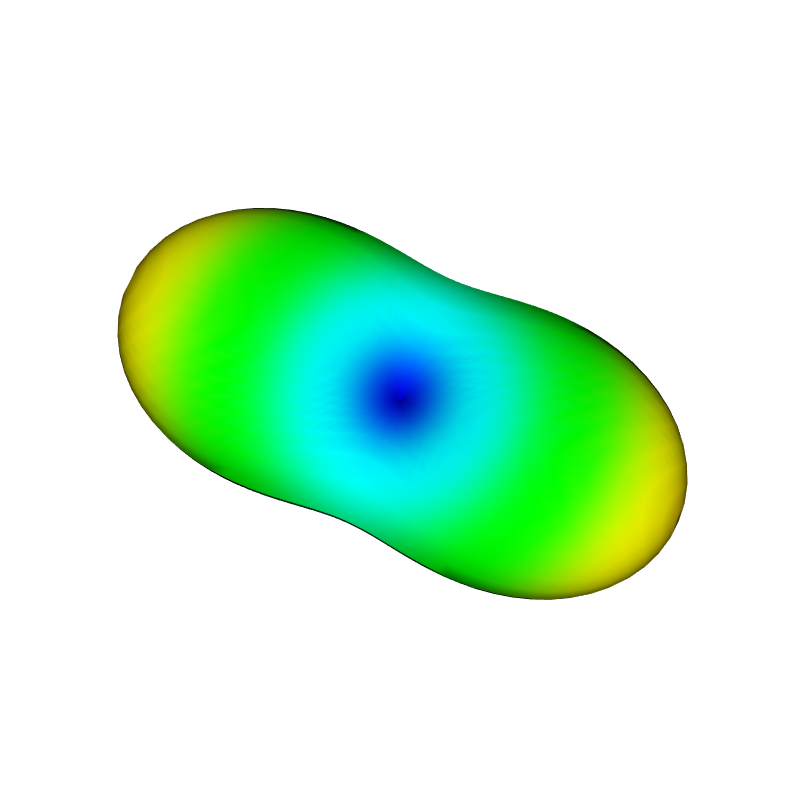

Write Python code to recreate this figure.
import sys

import numpy
import sycomore
from sycomore.units import *
import vtk
import vtk.numpy_interface.dataset_adapter

destination, = sys.argv[1:]

species = sycomore.Species(
    1000*ms, 100*ms, numpy.diag([2000, 500, 100])*um**2/s)

TE = 50*ms
b = 2000*s/mm**2

# Assuming Δ = δ (i.e. we can neglect the duration of the RF pulse, the spatial
# encoding gradients and the crusher gradients, and the diffusion gradient is
# on all the time, we get b = (γGδ)² ⋅ (2δ/3) with δ=TE/2.
G = (b/(sycomore.gamma**2 * 2/3 * (TE/2)**3))**0.5
print(f"G={numpy.round(G.convert_to(mT/m)):.0f} mT/m")

def dw_se(species, TE, G):
    model = sycomore.epg.Discrete3D(species)
    
    # Excitation
    model.apply_pulse(90*deg)
    
    # Diffusion-sensitization gradient is on all the time before the refocussing
    model.apply_time_interval(TE/2, G)
    
    # Refocussing
    model.apply_pulse(180*deg)
    
    # Diffusion-sensitization gradient is on all the time before TE
    model.apply_time_interval(TE/2, G)
    
    return numpy.abs(model.echo)

# Generate a unit sphere
sphere_source = vtk.vtkSphereSource()
sphere_source.SetRadius(1)
sphere_source.SetThetaResolution(50)
sphere_source.SetPhiResolution(50)
sphere_source.Update()
sphere = vtk.numpy_interface.dataset_adapter.WrapDataObject(
    sphere_source.GetOutput())
print(len(sphere.Points), "points on sphere")

# Simulate the sequence with a diffusion gradient along each point on the sphere
S_0 = dw_se(species, TE, [0*mT/m, 0*mT/m, 0*mT/m])
attenuation = numpy.zeros((len(sphere.Points))) 
for index, direction in enumerate(sphere.Points):
    S = dw_se(species, TE, direction*G)
    attenuation[index] = S/S_0
    sphere.Points[index] *= attenuation[index]
sphere.PointData.append(1-attenuation, "Attenuation")
sphere.PointData.SetActiveScalars("Attenuation")

# Recompute the normals of the surface
normals = vtk.vtkPolyDataNormals()
normals.SetInputData(sphere.VTKObject)

# Plot the result
mapper = vtk.vtkPolyDataMapper()
mapper.SetInputConnection(normals.GetOutputPort())
actor = vtk.vtkActor()
actor.SetMapper(mapper)

renderer = vtk.vtkRenderer()
renderer.AddActor(actor)
renderer.SetBackground(1, 1, 1)
renderer.GetActiveCamera().SetPosition(4, -0.7, -0.3)
renderer.GetActiveCamera().SetViewUp(0.2, 0.9, 0.4)

window = vtk.vtkRenderWindow()
window.AddRenderer(renderer)
window.SetSize(800, 800)
window.SetOffScreenRendering(True)

to_image = vtk.vtkWindowToImageFilter()
to_image.SetInput(window)
png_writer = vtk.vtkPNGWriter()
png_writer.SetInputConnection(to_image.GetOutputPort())
png_writer.SetFileName(destination)
png_writer.Write()
